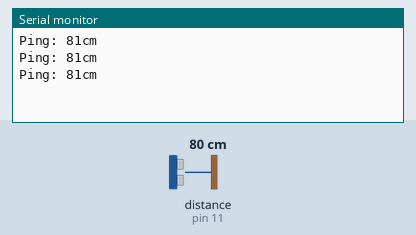
Bench run of a sketch on a simulated Arduino Uno, built with avr-gcc and run on an emulated ATmega328P. Parts: the last lines printed to the serial monitor. The test bench sets the inputs (shaded band); at power-on: distance to the obstacle (sensor on pin 11) 80 cm. The echo pulse lasts 58.3 µs per cm.

Above: at 1.3 s.
1.4 s: distance to the obstacle (sensor on pin 11) set to 2 cm
At 1.9 s:
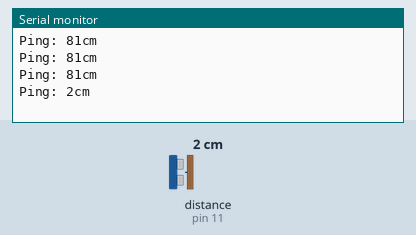
2.9 s: distance to the obstacle (sensor on pin 11) set to 4 cm
At 3.4 s:
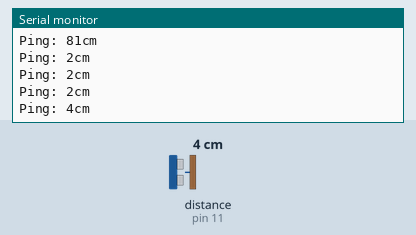
Timing chart, 0 to 5.9 s (numbered marks = the images above; inputs shaded):
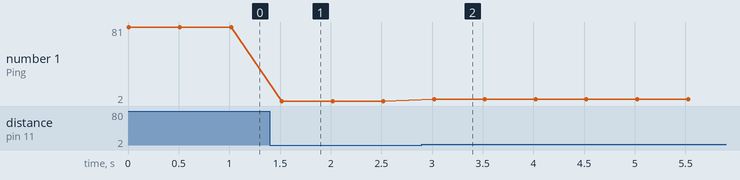

The sketch:

Sensor_template.ino
```cpp
/*
Displays the distance returned by the ultra sonic sensor
*/


// sensor library

#include <NewPing.h>

#define TRIGGER_PIN  12  // Arduino pin tied to trigger pin on the ultrasonic sensor.
#define ECHO_PIN     11  // Arduino pin tied to echo pin on the ultrasonic sensor.
#define MAX_DISTANCE 200 // Maximum distance we want to ping for (in centimeters). Maximum sensor distance is rated at 400-500cm.

NewPing sonar(TRIGGER_PIN, ECHO_PIN, MAX_DISTANCE); // NewPing setup of pins and maximum distance.


void setup() {

   Serial.begin(115200); // Open serial monitor at 115200 baud to see ping results.

}

void loop()
{
    unsigned int uS = sonar.ping(); // Send ping, get ping time in microseconds (uS).
    int cm = uS / US_ROUNDTRIP_CM;  // variable to hold distance - converts ping time to cm

    Serial.print("Ping: ");
    Serial.print(cm);
    Serial.println("cm");

    delay(500);                      // Wait 50ms between pings (about 20 pings/sec). 29ms should be the shortest delay between pings.


}
```

Measured:
- after the input at 1.4 s, the serial monitor: prints a new line after 0.12 s (image 1)
- after the input at 2.9 s, the serial monitor: prints a new line after 0.12 s (image 2)
- plotted number 1: 81 → 2 after the input at 1.4 s, 2 → 4 after the input at 2.9 s
